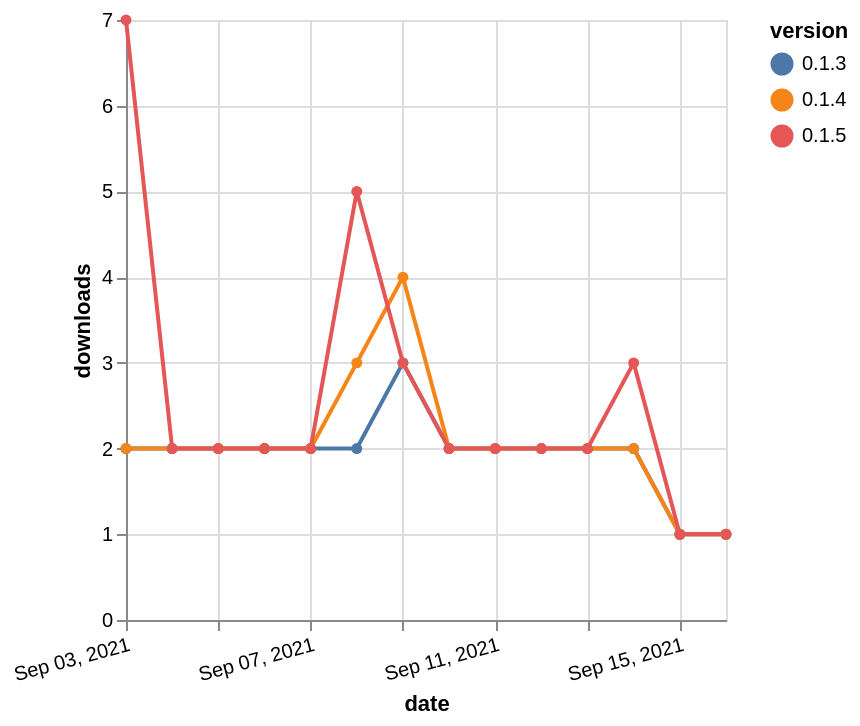

Describe this chart as a Vega-Lite specification.
### Vega-Lite specification from a JSON file in a GitHub repository (floating-point values rounded to 4 significant figures)
{"$schema": "https://vega.github.io/schema/vega-lite/v5.json", "description": "A simple bar chart with embedded data.", "data": {"values": [{"date": "2021-09-03", "total": 437, "delta": 2, "version": "0.1.3"}, {"date": "2021-09-04", "total": 439, "delta": 2, "version": "0.1.3"}, {"date": "2021-09-05", "total": 441, "delta": 2, "version": "0.1.3"}, {"date": "2021-09-06", "total": 443, "delta": 2, "version": "0.1.3"}, {"date": "2021-09-07", "total": 445, "delta": 2, "version": "0.1.3"}, {"date": "2021-09-08", "total": 447, "delta": 2, "version": "0.1.3"}, {"date": "2021-09-09", "total": 450, "delta": 3, "version": "0.1.3"}, {"date": "2021-09-10", "total": 452, "delta": 2, "version": "0.1.3"}, {"date": "2021-09-11", "total": 454, "delta": 2, "version": "0.1.3"}, {"date": "2021-09-12", "total": 456, "delta": 2, "version": "0.1.3"}, {"date": "2021-09-13", "total": 458, "delta": 2, "version": "0.1.3"}, {"date": "2021-09-14", "total": 460, "delta": 2, "version": "0.1.3"}, {"date": "2021-09-15", "total": 461, "delta": 1, "version": "0.1.3"}, {"date": "2021-09-16", "total": 462, "delta": 1, "version": "0.1.3"}, {"date": "2021-09-03", "total": 497, "delta": 2, "version": "0.1.4"}, {"date": "2021-09-04", "total": 499, "delta": 2, "version": "0.1.4"}, {"date": "2021-09-05", "total": 501, "delta": 2, "version": "0.1.4"}, {"date": "2021-09-06", "total": 503, "delta": 2, "version": "0.1.4"}, {"date": "2021-09-07", "total": 505, "delta": 2, "version": "0.1.4"}, {"date": "2021-09-08", "total": 508, "delta": 3, "version": "0.1.4"}, {"date": "2021-09-09", "total": 512, "delta": 4, "version": "0.1.4"}, {"date": "2021-09-10", "total": 514, "delta": 2, "version": "0.1.4"}, {"date": "2021-09-11", "total": 516, "delta": 2, "version": "0.1.4"}, {"date": "2021-09-12", "total": 518, "delta": 2, "version": "0.1.4"}, {"date": "2021-09-13", "total": 520, "delta": 2, "version": "0.1.4"}, {"date": "2021-09-14", "total": 522, "delta": 2, "version": "0.1.4"}, {"date": "2021-09-15", "total": 523, "delta": 1, "version": "0.1.4"}, {"date": "2021-09-16", "total": 524, "delta": 1, "version": "0.1.4"}, {"date": "2021-09-03", "total": 51, "delta": 7, "version": "0.1.5"}, {"date": "2021-09-04", "total": 53, "delta": 2, "version": "0.1.5"}, {"date": "2021-09-05", "total": 55, "delta": 2, "version": "0.1.5"}, {"date": "2021-09-06", "total": 57, "delta": 2, "version": "0.1.5"}, {"date": "2021-09-07", "total": 59, "delta": 2, "version": "0.1.5"}, {"date": "2021-09-08", "total": 64, "delta": 5, "version": "0.1.5"}, {"date": "2021-09-09", "total": 67, "delta": 3, "version": "0.1.5"}, {"date": "2021-09-10", "total": 69, "delta": 2, "version": "0.1.5"}, {"date": "2021-09-11", "total": 71, "delta": 2, "version": "0.1.5"}, {"date": "2021-09-12", "total": 73, "delta": 2, "version": "0.1.5"}, {"date": "2021-09-13", "total": 75, "delta": 2, "version": "0.1.5"}, {"date": "2021-09-14", "total": 78, "delta": 3, "version": "0.1.5"}, {"date": "2021-09-15", "total": 79, "delta": 1, "version": "0.1.5"}, {"date": "2021-09-16", "total": 80, "delta": 1, "version": "0.1.5"}]}, "width": "container", "mark": {"type": "line", "point": {"filled": true}}, "encoding": {"x": {"field": "date", "type": "temporal", "timeUnit": "yearmonthdate", "title": "date", "axis": {"labelAngle": -15}}, "y": {"field": "delta", "type": "quantitative", "title": "downloads"}, "color": {"field": "version", "type": "nominal"}, "tooltip": {"field": "delta"}}}
